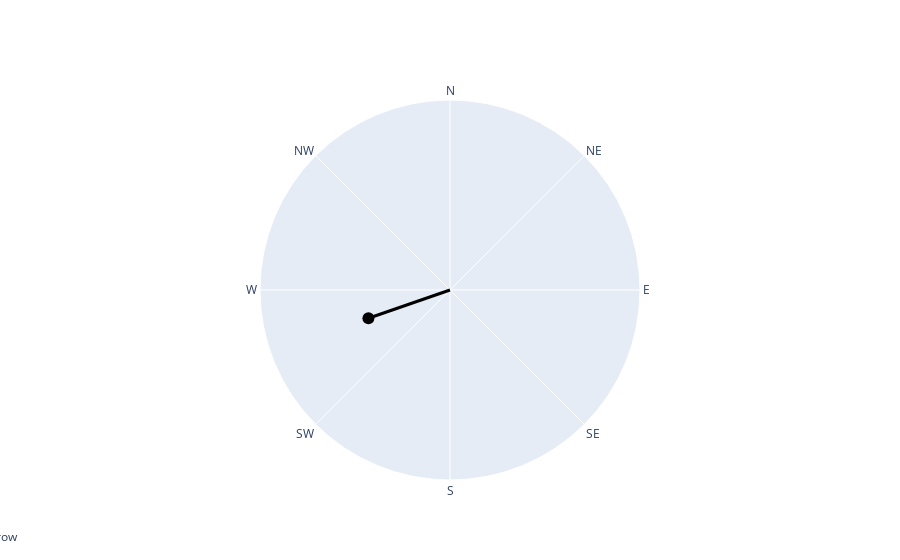

Notebook code for this chart:
### Code cell
print(monthly_avg_direction["Weighted Avg Direction"][0])
print(avg_wind_rescaled[1])

""" fig = go.Figure(data=go.Barpolar(
        r=[avg_wind_rescaled[1]],
        theta=[monthly_avg_direction["Weighted Avg Direction"][0]],
        marker_color='rgb(106,137,204)',
        marker_line_color='rgb(8,48,107)',
        name='Wind Rose'
    ))
fig.update_layout(
    polar=dict(radialaxis=dict(visible=True)),
    showlegend=False
)
fig.show() """

arrow_direction = monthly_avg_direction["Weighted Avg Direction"][0]
arrow_length = avg_wind_rescaled[1]

arrow_x = arrow_length * np.cos(np.deg2rad(arrow_direction))
arrow_y = arrow_length * np.sin(np.deg2rad(arrow_direction))

""" marker_symbols = ""

if -22.5 <= arrow_direction <= 22.5:
    marker_symbols = 'triangle-down'
elif 22.5 < arrow_direction <= 67.5:
    marker_symbols = 'triangle-sw'
elif 67.5 < arrow_direction <= 112.5:
    marker_symbols = 'triangle-left'
elif 112.5 < arrow_direction <= 157.5:
    marker_symbols = 'triangle-nw'
elif 157.5 < arrow_direction <= 202.5:
    marker_symbols = 'triangle-up'
elif 202.5 < arrow_direction <= 247.5:
    marker_symbols = 'triangle-ne'
elif 247.5 < arrow_direction <= 292.5:
    marker_symbols = 'triangle-right'
else:
    marker_symbols = 'triangle-se' """

fig = go.Figure()

# Add scatter plot points
fig.add_trace(go.Scatterpolar(
    r=[0, avg_wind_rescaled[1]],  # Radius
    theta=[0, arrow_direction],  # Angle
    mode='lines',
    line=dict(
        color='black',
        width=3
    ),
))

fig.add_trace(go.Scatterpolar(
    r=[arrow_length],
    theta=[arrow_direction],
    mode='markers',
    marker=dict(
        symbol="circle",  # Use a triangle marker to simulate an arrow#triangle-up
        size=12,
        color='black',
    ),
))

# Add arrow annotation
fig.add_annotation(
    x=arrow_x,
    y=arrow_y,
    ax=arrow_x,
    ay=arrow_y + 0.2,
    text="Arrow",
    showarrow=True,
    arrowhead=1,
    arrowcolor='black'
)

# Set polar plot layout
fig.update_layout(
    polar=dict(
        radialaxis=dict(
            visible=False,
            range=[0, 1]  # Set the range of the radial axis
        ),
        angularaxis=dict(
            visible=True,
            tickmode='array',
            tickvals=[0, 45, 90, 135, 180, 225, 270, 315],  # Set custom tick values for the angular axis
            ticktext=[ 'E', 'NE', 'N', 'NW', 'W', 'SW','S', 'SE'],  # Set custom tick labels for the angular axis
        )
    ),
    showlegend=False
)

fig.show()

### Figure 1 — Plotly figure (JSON) as saved in the notebook; plotly's stock layout.template omitted (floating-point values rounded to 4 significant figures)
{"data": [{"line": {"color": "black", "width": 3}, "mode": "lines", "r": [0, 0.4543], "theta": [0, 199.1], "type": "scatterpolar"}, {"marker": {"color": "black", "size": 12, "symbol": "circle"}, "mode": "markers", "r": [0.4543], "theta": [199.1], "type": "scatterpolar"}], "layout": {"annotations": [{"arrowcolor": "black", "arrowhead": 1, "ax": -0.4293, "ay": 0.05138, "showarrow": true, "text": "Arrow", "x": -0.4293, "y": -0.1486}], "polar": {"angularaxis": {"tickmode": "array", "ticktext": ["E", "NE", "N", "NW", "W", "SW", "S", "SE"], "tickvals": [0, 45, 90, 135, 180, 225, 270, 315], "visible": true}, "radialaxis": {"range": [0, 1], "visible": false}}, "showlegend": false}}
